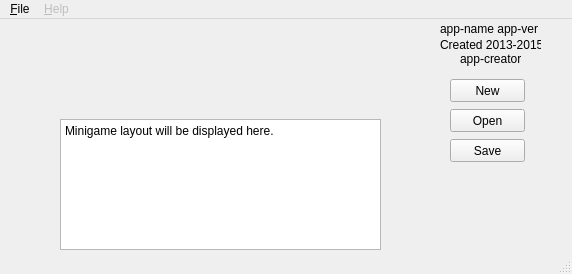
<?xml version="1.0" encoding="UTF-8"?>
<ui version="4.0">
 <class>MainWindow</class>
 <widget class="QMainWindow" name="MainWindow">
  <property name="geometry">
   <rect>
    <x>0</x>
    <y>0</y>
    <width>572</width>
    <height>274</height>
   </rect>
  </property>
  <property name="windowTitle">
   <string notr="true">app-name app-ver</string>
  </property>
  <property name="windowIcon">
   <iconset resource="images.qrc">
    <normaloff>:/Logo/Media/Blocks.png</normaloff>:/Logo/Media/Blocks.png</iconset>
  </property>
  <property name="styleSheet">
   <string notr="true">QLabel { qproperty-alignment: AlignCenter; }</string>
  </property>
  <property name="unifiedTitleAndToolBarOnMac">
   <bool>false</bool>
  </property>
  <widget class="QWidget" name="centralwidget">
   <widget class="QFrame" name="appLogo">
    <property name="geometry">
     <rect>
      <x>430</x>
      <y>150</y>
      <width>120</width>
      <height>80</height>
     </rect>
    </property>
    <property name="styleSheet">
     <string notr="true">image: url(:/Logo/Media/Blocks.png);
border: none;</string>
    </property>
    <property name="frameShape">
     <enum>QFrame::StyledPanel</enum>
    </property>
    <property name="frameShadow">
     <enum>QFrame::Raised</enum>
    </property>
   </widget>
   <widget class="QPushButton" name="btnNew">
    <property name="geometry">
     <rect>
      <x>450</x>
      <y>60</y>
      <width>75</width>
      <height>23</height>
     </rect>
    </property>
    <property name="text">
     <string notr="true">New</string>
    </property>
   </widget>
   <widget class="QPushButton" name="btnOpen">
    <property name="geometry">
     <rect>
      <x>450</x>
      <y>90</y>
      <width>75</width>
      <height>23</height>
     </rect>
    </property>
    <property name="text">
     <string notr="true">Open</string>
    </property>
   </widget>
   <widget class="QPushButton" name="btnSave">
    <property name="geometry">
     <rect>
      <x>450</x>
      <y>120</y>
      <width>75</width>
      <height>23</height>
     </rect>
    </property>
    <property name="text">
     <string notr="true">Save</string>
    </property>
   </widget>
   <widget class="QPlainTextEdit" name="pteLevelArea">
    <property name="geometry">
     <rect>
      <x>60</x>
      <y>100</y>
      <width>321</width>
      <height>131</height>
     </rect>
    </property>
    <property name="verticalScrollBarPolicy">
     <enum>Qt::ScrollBarAlwaysOff</enum>
    </property>
    <property name="horizontalScrollBarPolicy">
     <enum>Qt::ScrollBarAlwaysOff</enum>
    </property>
    <property name="plainText">
     <string notr="true">Minigame layout will be displayed here.</string>
    </property>
   </widget>
   <widget class="QLabel" name="appDetails">
    <property name="geometry">
     <rect>
      <x>440</x>
      <y>0</y>
      <width>101</width>
      <height>20</height>
     </rect>
    </property>
    <property name="text">
     <string notr="true">app-name app-ver</string>
    </property>
   </widget>
   <widget class="QLabel" name="appYear">
    <property name="geometry">
     <rect>
      <x>440</x>
      <y>16</y>
      <width>101</width>
      <height>20</height>
     </rect>
    </property>
    <property name="text">
     <string notr="true">Created 2013-2015</string>
    </property>
   </widget>
   <widget class="QLabel" name="appCreator">
    <property name="geometry">
     <rect>
      <x>460</x>
      <y>30</y>
      <width>61</width>
      <height>20</height>
     </rect>
    </property>
    <property name="styleSheet">
     <string notr="true"/>
    </property>
    <property name="text">
     <string notr="true">app-creator</string>
    </property>
   </widget>
   <widget class="QLabel" name="lbLevelName">
    <property name="geometry">
     <rect>
      <x>180</x>
      <y>70</y>
      <width>71</width>
      <height>16</height>
     </rect>
    </property>
    <property name="styleSheet">
     <string notr="true">font-size: 9pt;</string>
    </property>
    <property name="text">
     <string notr="true"/>
    </property>
   </widget>
  </widget>
  <widget class="QMenuBar" name="menubar">
   <property name="geometry">
    <rect>
     <x>0</x>
     <y>0</y>
     <width>572</width>
     <height>21</height>
    </rect>
   </property>
   <widget class="QMenu" name="menuFile">
    <property name="tearOffEnabled">
     <bool>false</bool>
    </property>
    <property name="title">
     <string>&amp;File</string>
    </property>
    <addaction name="actionNew"/>
    <addaction name="actionOpen"/>
    <addaction name="actionSave"/>
    <addaction name="separator"/>
    <addaction name="actionQuit"/>
   </widget>
   <widget class="QMenu" name="menuHelp">
    <property name="enabled">
     <bool>false</bool>
    </property>
    <property name="title">
     <string>&amp;Help</string>
    </property>
    <addaction name="actionLegend"/>
   </widget>
   <addaction name="menuFile"/>
   <addaction name="menuHelp"/>
  </widget>
  <widget class="QStatusBar" name="statusbar"/>
  <action name="actionNew">
   <property name="text">
    <string>&amp;New</string>
   </property>
   <property name="iconText">
    <string>New</string>
   </property>
   <property name="shortcut">
    <string>Ctrl+N</string>
   </property>
   <property name="iconVisibleInMenu">
    <bool>true</bool>
   </property>
  </action>
  <action name="actionOpen">
   <property name="text">
    <string>&amp;Open...</string>
   </property>
   <property name="shortcut">
    <string>Ctrl+O</string>
   </property>
  </action>
  <action name="actionSave">
   <property name="text">
    <string>&amp;Save</string>
   </property>
   <property name="shortcut">
    <string>Ctrl+S</string>
   </property>
  </action>
  <action name="actionQuit">
   <property name="text">
    <string>&amp;Quit</string>
   </property>
   <property name="shortcut">
    <string>Ctrl+Q</string>
   </property>
  </action>
  <action name="actionLegend">
   <property name="enabled">
    <bool>false</bool>
   </property>
   <property name="text">
    <string>&amp;Legend</string>
   </property>
  </action>
 </widget>
 <resources>
  <include location="images.qrc"/>
 </resources>
 <connections>
  <connection>
   <sender>actionQuit</sender>
   <signal>triggered()</signal>
   <receiver>MainWindow</receiver>
   <slot>close()</slot>
   <hints>
    <hint type="sourcelabel">
     <x>-1</x>
     <y>-1</y>
    </hint>
    <hint type="destinationlabel">
     <x>285</x>
     <y>136</y>
    </hint>
   </hints>
  </connection>
 </connections>
</ui>
